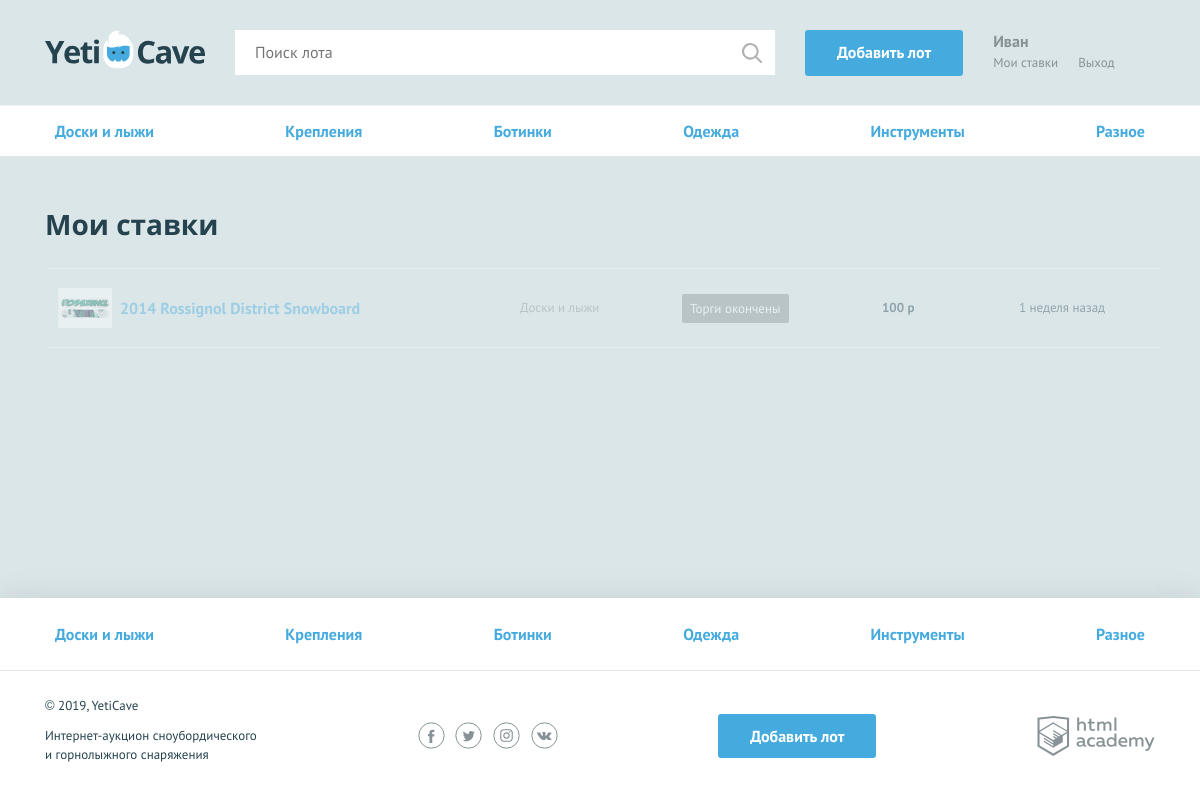
Screenshot of /my-bets.php (signed in) with the database file from the repository.
### tables this page shows
CREATE TABLE categories
(
    id             INT(12) UNSIGNED NOT NULL AUTO_INCREMENT PRIMARY KEY,
    category_title CHAR(64)         NOT NULL UNIQUE,
    symbolic_code  CHAR(64)         NOT NULL UNIQUE
);

CREATE TABLE lots
(
    id              INT(12) UNSIGNED NOT NULL AUTO_INCREMENT PRIMARY KEY,
    date_creation   TIMESTAMP        NOT NULL DEFAULT CURRENT_TIMESTAMP,
    lot_title       CHAR(64)         NOT NULL,
    lot_description CHAR(128)        NOT NULL,
    lot_image       CHAR(128)        NOT NULL,
    starting_price  INT(12) UNSIGNED NOT NULL,
    date_finish     TIMESTAMP        NOT NULL,
    bet_step        INT(12) UNSIGNED NOT NULL,
    author_id       INT(12) UNSIGNED NOT NULL,
    winner_id       INT(12) UNSIGNED,
    category_id     INT(12) UNSIGNED NOT NULL,
    FULLTEXT INDEX search (lot_title, lot_description)
);

### helpers.php (called while the page is built, shortened)
<?php
function get_noun_plural_form (int $number, string $one, string $two, string $many): string
{
    $number = (int) $number;
    $mod10 = $number % 10;
    $mod100 = $number % 100;
    switch (true) {
        case ($mod10 === 1):
            return $one;
    }
}
function include_template($name, array $data = []) {
    $name = 'templates/' . $name;
    extract($data);
    require $name;
    $result = ob_get_clean();
    return $result;
}

### func/functions.php (called while the page is built, shortened)
<?php
function amount_formatting($bet, $need_sign = 1)
{
    $bet = ceil($bet);
    $result = '';
    if ($bet > 0 && $bet < 1000) {
        $result = $bet;
    }
    return $result;
}
function get_relative_format($date_pub)
{
    $date_pub = strtotime($date_pub);
    $date_now = time();
    $date_diff = $date_now - $date_pub;
    if ($date_diff < 3600) {
        $params = array(
            'sec' => 60,
            'singular' => ' минута',
            'genitive' => ' минуты',
            'plural' => ' минут'
        );
    } elseif ($date_diff > 604800 && $date_diff <= 3024000) {
        $params = array(
            'sec' => 604800,
            'singular' => ' неделя',
            'genitive' => ' недели',
            'plural' => ' недель'
        );
    }
    $date_create = floor($date_diff / $params['sec']);
    $result = $date_create . get_noun_plural_form($date_create, $params['singular'], $params['genitive'],
            $params['plural']) . ' назад';
    return $result;
}
function get_status_user_bet($date_finish, $winner_id)
{
    $result = '';
    if ((strtotime($date_finish) < time()) && ($winner_id === null)) {
        $result = 'rates__item--end';
    } elseif ((strtotime($date_finish) < time()) && ($winner_id === $_SESSION['user']['id'])) {
        $result = 'rates__item--win';
    }
    return $result;
}

### templates/_my-bets.php (the view, shortened to what this page needs)
<nav class="nav">
    <ul class="nav__list container">
        <?php foreach ($categories as $item): ?>
            <li class="nav__item">
                <a href="all-lots.php?<?= $item['symbolic_code'] ?>"><?= htmlspecialchars($item['category_title'],
                        ENT_QUOTES | ENT_HTML5) ?></a>
            </li>
        <?php endforeach; ?>
    </ul>
</nav>
<section class="rates container">
    <h2>Мои ставки</h2>
    <table class="rates__list">
        <?php foreach ($my_bets as $my_bet): ?>
            <tr class="rates__item <?= get_status_user_bet($my_bet['date_finish'], $my_bet['winner_id']) ?>">
                <td class="rates__info">
                    <div class="rates__img">
                        <img src="../uploads/<?= htmlspecialchars($my_bet['lot_image'], ENT_QUOTES | ENT_HTML5) ?>"
                             width="54" height="40" alt="Крепления">
                    </div>
                    <div>
                        <h3 class="rates__title"><a
                                    href="lot.php?id=<?= $my_bet['lot_id'] ?>"><?= htmlspecialchars($my_bet['lot_title'],
                                    ENT_QUOTES | ENT_HTML5) ?></a></h3>
                    </div>
                </td>
                <td class="rates__category">
                    <?= htmlspecialchars($my_bet['category_title'], ENT_QUOTES | ENT_HTML5) ?>
                </td>
                <td class="rates__timer">
                    <?php if ( (strtotime($my_bet['date_finish']) < time()) && ($my_bet['winner_id'] === null)): ?>
                        <div class="timer timer--end">Торги окончены</div>
                    <?php elseif ($my_bet['winner_id'] === $_SESSION['user']['id']): ?>
                        <div class="timer timer--win">Ставка выиграла</div>
                    <?php endif; ?>
                </td>
                <td class="rates__price">
                    <?= amount_formatting(htmlspecialchars($my_bet['max_my_bet'], ENT_QUOTES | ENT_HTML5), 0) ?> р
                </td>
                <td class="rates__time">
                    <?= get_relative_format($my_bet['date_bate']) ?>
                </td>
            </tr>
        <?php endforeach; ?>
    </table>
</section>

### templates/layout.php (shortened to what this page needs)
<?php
require_once 'data/data.php';
require_once 'func/functions.php';
?>
<!DOCTYPE html>
<html lang="ru">
<head>
    <link href="../css/normalize.min.css" rel="stylesheet">
    <link href="../css/style.css" rel="stylesheet">
    <link href="../css/flatpickr.min.css" rel="stylesheet">
</head>
<body>
<div class="page-wrapper">
    <header class="main-header">
        <div class="main-header__container container">
            <?php $href = empty($_SERVER['REQUEST_URI'] === '/' || $_SERVER['REQUEST_URI'] === '/index.php') ? 'href="/"' : '' ?>
            <a class="main-header__logo" <?= $href ?>>
                <img src="../img/logo.svg" width="160" height="39" alt="Логотип компании YetiCave">
            </a>
            <form class="main-header__search" method="get" action="../search.php" autocomplete="off">
                <input type="search" name="search" placeholder="Поиск лота">
                <input class="main-header__search-btn" type="submit" value="Найти">
            </form>
            <?php if (isset($_SESSION['user'])): ?>
                <a class="main-header__add-lot button" href="../add.php">Добавить лот</a>
            <?php endif; ?>
            <nav class="user-menu">
                <?php if (isset($_SESSION['user'])): ?>
                    <div class="user-menu__logged">
                        <p><?= strip_tags($_SESSION['user']['user_name']) ?></p>
                        <a class="user-menu__bets" href="../my-bets.php">Мои ставки</a>
                        <a class="user-menu__logout" href="logout.php">Выход</a>
                    </div>
                <?php endif; ?>
            </nav>
        </div>
    </header>
    <?php $classname = !empty($_SERVER['REQUEST_URI'] === '/' || $_SERVER['REQUEST_URI'] === '/index.php') ? 'class="container"' : '' ?>
    <main <?= $classname ?>>
        <?= $content ?>
    </main>
</div>
<footer class="main-footer">
    <nav class="nav">
        <ul class="nav__list container">
            <?php foreach ($categories as $item): ?>
                <li class="nav__item">
                    <a href="all-lots.php?<?= $item['symbolic_code'] ?>"><?= htmlspecialchars($item['category_title'],
                            ENT_QUOTES | ENT_HTML5) ?></a>
                </li>
            <?php endforeach; ?>
        </ul>
    </nav>
    <div class="main-footer__bottom container">
        <div class="main-footer__copyright">
            <p>© 2019, YetiCave</p>
            <p>Интернет-аукцион сноубордического и горнолыжного снаряжения</p>
        </div>
        <div class="main-footer__social social">
            <a class="social__link social__link--facebook" href="#">
            </a>
            <a class="social__link social__link--twitter" href="#">
            </a>
            <a class="social__link social__link--instagram" href="#">
            </a>
            <a class="social__link social__link--vkontakte" href="#">
            </a>
        </div>
        <?php if (isset($_SESSION['user'])): ?>
            <a class="main-footer__add-lot button" href="../add.php">Добавить лот</a>
        <?php endif; ?>
        <div class="main-footer__developed-by">
            <a class="logo-academy" href="https://htmlacademy.ru/intensive/php">
            </a>
        </div>
    </div>
</footer>
</body>
</html>

### rows the page displays
categories: category_title "Доски и лыжи"
categories: category_title "Крепления"
categories: category_title "Ботинки"
categories: category_title "Одежда"
categories: category_title "Инструменты"
categories: category_title "Разное"
lots: lot_image (picture), lot_title "2014 Rossignol District Snowboard", category.category_title "Доски и лыжи", shows "Торги окончены", max_my_bet "100", date_bate "1 неделя назад"

### other values shown
strip_tags($_SESSION['user']['user_name']) "Иван"
